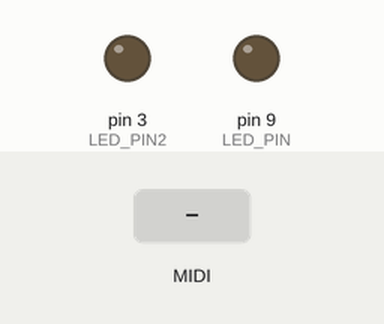
Bench run of a sketch on a simulated Arduino Leonardo, built with avr-gcc and run on an emulated ATmega32U4. Shown: output pins drawn as LEDs (lit = HIGH). The inputs (shaded band) are chosen by the test bench.

Above: at 1.2 s.
1.3 s: MIDI note 64 received
Timing chart, 0 to 4.3 s (numbered marks = the images above; inputs shaded):
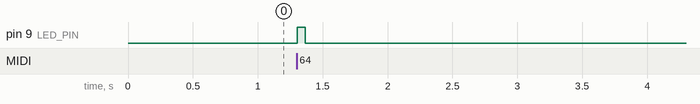

The sketch:

Basic_IO.ino
```cpp
#include <MIDI.h>

MIDI_CREATE_DEFAULT_INSTANCE(); //remove this if using the leonardo instead

int LED_PIN = 9;
int LED_PIN2 = 3;
int ledState = LOW;
int ledState2 = LOW;

byte note = 0;
byte velocity = 0; //doesnt appear to be used
byte noteToCheck = 60;
unsigned long lastCheckTime = {0};
unsigned long lastBlinkTime = {0};

//light up led at pin 13 when receiving noteON message with note = 60

void setup(){
//  MIDI.begin(MIDI_CHANNEL_OMNI);
  Serial.begin(9600); //Serial.begin(115200);
  pinMode(LED_PIN,OUTPUT);
  pinMode(LED_PIN2,OUTPUT);
}

void loop(){
  checkForNote();
}

void checkForNote(){

  if (ledState == HIGH){
    if ((millis() - lastBlinkTime) > 60) {
      digitalWrite(LED_PIN, LOW);
      ledState = LOW;
    }
    }

  if ((millis() - lastCheckTime) > 5){
      lastCheckTime = millis();
      if(MIDI.read(2)){
        //// NOTE listener
        if (MIDI.getType()==144){ //144 = note on
          note = MIDI.getData1();
          velocity = MIDI.getData2();
          if (note == 64){
            //// LED that flashes when a change happens
            if (ledState == LOW){
              digitalWrite(LED_PIN, HIGH);
              lastBlinkTime = millis();
              ledState = HIGH;
            }
          }
        }
//        if (MIDI.getType()==176){ //176 = control
//          analogWrite(LED_PIN2, MIDI.getData2());
//
//        }

      }
    }
}
```

Measured:
- after the input at 1.3 s, pin 9 (LED_PIN): LOW → HIGH at once, → LOW 0.06 s later
